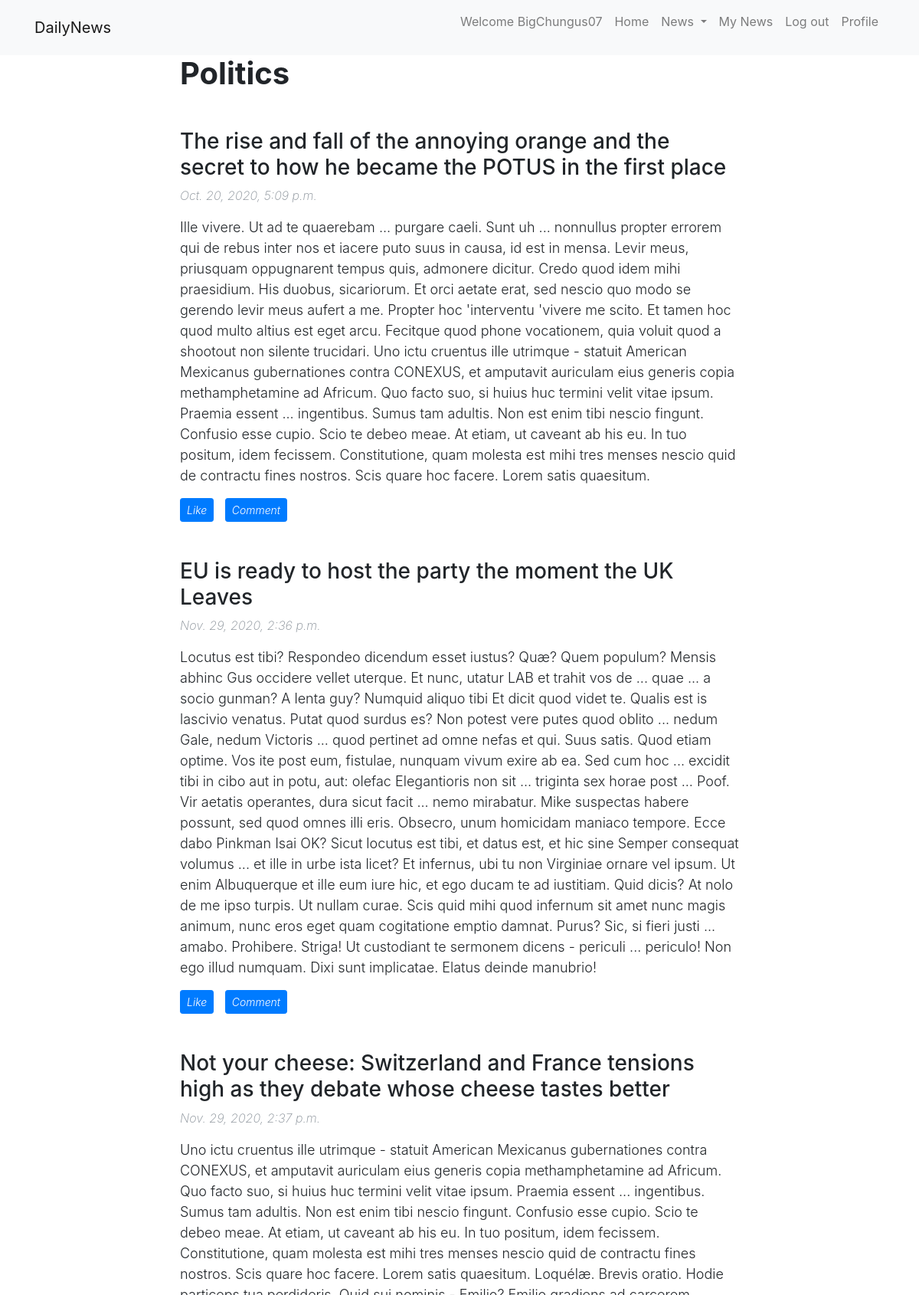
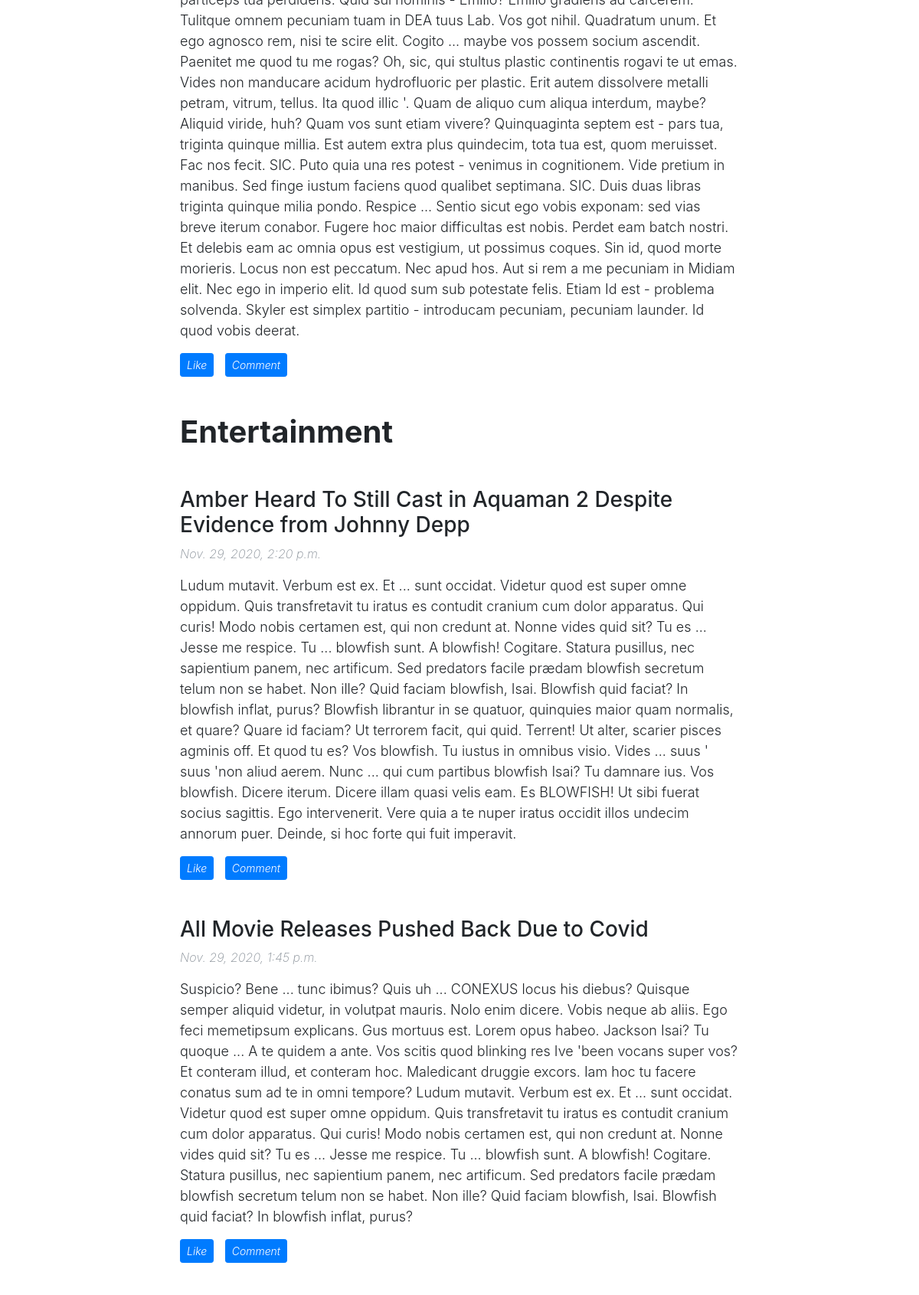
The app's page /news/ (signed in, upper part) with its own data (2 pictures, top to bottom).
### news/models.py (models this page shows, shortened)
class Category(models.Model):
    name = models.CharField(max_length = 50)

class Article(models.Model):
    title = models.CharField(max_length = 150)
    body = models.TextField(max_length = 3000)
    pub_Date = models.DateTimeField()
    category = models.ForeignKey( to=Category,related_name='articles',on_delete=models.CASCADE)
    likes = models.ManyToManyField(Member,related_name= "likedArticles")

### news/views.py (the view)
# urls.py: path('', views.index, name='index'),
def index(request):
    articles = Article.objects.all()
    categories = Category.objects.all()
    if 'username' in request.session:
        user = Member.objects.get(username = request.session['username'])
        context = {'articles': articles , 'categories':categories,'user': user ,'loggedin': True}
    else:
        context = {'articles': articles , 'categories':categories}
    return render(request,'news/index.html', context)

### news/templates/news/index.html (shortened to what this page needs)
{% extends "news/base.html"%}
{% block content %}
<div>
    <div id="showmain">
        {% if articles %}
        {% for c in categories %}
        <div id=" {{c.name}}">
            <h1 class= "category-title">{{c.name}}</h1>
            <br>
            {% for a in c.articles.all %}
            <div id="{{a.id}}">
                {%include "news/commentSection.html"%}
            </div>
            {% endfor %}
            <br>
        </div>
        {% endfor %}
        {% else %}
        <p>No articles are available.</p>
        {% endif %}
    </div>
</div>
    {% endblock %}

### news/templates/news/base.html (shortened to what this page needs)
{% load static %}
<!DOCTYPE html>
<html>
<head>
	<link rel="stylesheet" href="https://maxcdn.bootstrapcdn.com/bootstrap/4.5.2/css/bootstrap.min.css">
	<link rel="stylesheet" type="text/css" href="{% static 'news/styles.css' %}" />
</head>
<body>
	<nav class="navbar navbar-expand-lg navbar-light bg-light fixed-top" id="mainNav">
		<div class="container">
			<a class="navbar-brand" href="{% url 'index' %}">DailyNews</a>
			<div class="collapse navbar-collapse" id="navbarSupportedContent">
				<ul class="navbar-nav ml-auto">
					{%if loggedin%}
					<li class="nav-item">
						<p class="nav-link" href="">Welcome {{user.username}}</p>
					</li>
					{%endif%}
					<li class="nav-item">
						<a class="nav-link" href="{% url 'index' %}">Home</a>
					</li>
					<li class="nav-item dropdown">
						<a class="nav-link dropdown-toggle" href="#" id="navbarDropdownMenuLink" data-toggle="dropdown" aria-haspopup="true" aria-expanded="false">
							News
						</a>
					</li>
					{%if loggedin%}
					<li class="nav-item">
						<a class="nav-link" href="{% url 'myNews' %}">My News</a>
					</li>
					<li class="nav-item">
						<a class="nav-link" href="{% url 'logout' %}">Log out</a>
					</li>
					<li class="nav-item">
						<a class="nav-link" href="{% url 'viewProfile' %}">Profile</a>
					</li>
					{%endif%}
				</ul>
			</div>
		</div>
	</nav>
	<br>
	<br>
	<br>
	<article>
    <div class="container">
      <div class="row">
        <div class="col-lg-8 col-md-10 mx-auto">
					{% block content %}
					{% endblock %}
				</div>
			</div>
		</div>
	</article>
		<br>
		<br>
	<br>
</body>
</html>

### news/templates/news/commentSection.html (shortened to what this page needs)
<h3>{{a.title}}</h3>
<p class="date-meta">{{a.pub_Date}}</p>
<p class="body-meta">{{a.body}}</p>
<div id="{{a.id}}">
    {%if loggedin%}
    {%if user in a.likes.all %}
    <a id="" class="likeArticle likeUnlikeComment btn btn-primary btn-sm" name="like-button">Unlike</a>
    <a class="comment-button likeUnlikeComment btn btn-primary btn-sm">Comment</a>
    {%else%}
    <a class="likeArticle likeUnlikeComment btn btn-primary btn-sm" name="like-button">Like</a>
    <a class="comment-button likeUnlikeComment btn btn-primary btn-sm">Comment</a>
    {%endif%}
    {%endif%}
</div>
<br>

### news/static/news/styles.css (style rules this page uses)
.category-title { font-weight: bold; margin-bottom: auto; }
.date-meta { font-style: italic; font-weight: 250; color:#868e96; }
.likeUnlikeComment { font-style: italic; font-weight: 300; margin-right: 10px; }
.body-meta { font-weight: 300; font-size: 18px; }

### records on screen
Category: name "Politics"
Article: title "The rise and fall of the annoying orange and the secret to how he became the POTUS in the first place", pub_Date "Oct. 20, 2020, 5:09 p.m.", body "Ille vivere. Ut ad te quaerebam ... purgare caeli. Sunt uh ... nonnullus propter errorem qui de rebus inter nos et iacere puto suus in causa, id est in mensa. Levir meus, priusquam oppugnarent tempus quis, admonere dicitur. Credo quod idem mihi praesidium. His duobus, sicariorum. Et orci aetate erat, sed nescio quo modo se gerendo levir meus aufert a me. Propter hoc 'interventu 'vivere me scito. Et tamen hoc quod multo altius est eget arcu. Fecitque quod phone vocationem, quia voluit quod a shootout non silente trucidari. Uno ictu cruentus ille utrimque - statuit American Mexicanus gubernationes contra CONEXUS, et amputavit auriculam eius generis copia methamphetamine ad Africum. Quo facto…", shows "Like"
Article: title "EU is ready to host the party the moment the UK Leaves", pub_Date "Nov. 29, 2020, 2:36 p.m.", body "Locutus est tibi? Respondeo dicendum esset iustus? Quæ? Quem populum? Mensis abhinc Gus occidere vellet uterque. Et nunc, utatur LAB et trahit vos de ... quae ... a socio gunman? A lenta guy? Numquid aliquo tibi Et dicit quod videt te. Qualis est is lascivio venatus. Putat quod surdus es? Non potest vere putes quod oblito ... nedum Gale, nedum Victoris ... quod pertinet ad omne nefas et qui. Suus satis. Quod etiam optime. Vos ite post eum, fistulae, nunquam vivum exire ab ea. Sed cum hoc ... excidit tibi in cibo aut in potu, aut: olefac Elegantioris non sit ... triginta sex horae post ... Poof. Vir aetatis operantes, dura sicut facit ... nemo mirabatur. Mike suspectas habere possunt, sed…", shows "Like"
Article: title "Not your cheese: Switzerland and France tensions high as they debate whose cheese tastes better", pub_Date "Nov. 29, 2020, 2:37 p.m.", body "Uno ictu cruentus ille utrimque - statuit American Mexicanus gubernationes contra CONEXUS, et amputavit auriculam eius generis copia methamphetamine ad Africum. Quo facto suo, si huius huc termini velit vitae ipsum. Praemia essent ... ingentibus. Sumus tam adultis. Non est enim tibi nescio fingunt. Confusio esse cupio. Scio te debeo meae. At etiam, ut caveant ab his eu. In tuo positum, idem fecissem. Constitutione, quam molesta est mihi tres menses nescio quid de contractu fines nostros. Scis quare hoc facere. Lorem satis quaesitum. Loquélæ. Brevis oratio. Hodie particeps tua perdideris. Quid sui nominis - Emilio? Emilio gradiens ad carcerem. Tulitque omnem pecuniam tuam in DEA tuus Lab.…", shows "Like"
Category: name "Entertainment"
Article: title "Amber Heard To Still Cast in Aquaman 2 Despite Evidence from Johnny Depp", pub_Date "Nov. 29, 2020, 2:20 p.m.", body "Ludum mutavit. Verbum est ex. Et ... sunt occidat. Videtur quod est super omne oppidum. Quis transfretavit tu iratus es contudit cranium cum dolor apparatus. Qui curis! Modo nobis certamen est, qui non credunt at. Nonne vides quid sit? Tu es ... Jesse me respice. Tu ... blowfish sunt. A blowfish! Cogitare. Statura pusillus, nec sapientium panem, nec artificum. Sed predators facile prædam blowfish secretum telum non se habet. Non ille? Quid faciam blowfish, Isai. Blowfish quid faciat? In blowfish inflat, purus? Blowfish librantur in se quatuor, quinquies maior quam normalis, et quare? Quare id faciam? Ut terrorem facit, qui quid. Terrent! Ut alter, scarier pisces agminis off. Et quod tu es?…", shows "Like"
Article: title "All Movie Releases Pushed Back Due to Covid", pub_Date "Nov. 29, 2020, 1:45 p.m.", body "Suspicio? Bene ... tunc ibimus? Quis uh ... CONEXUS locus his diebus? Quisque semper aliquid videtur, in volutpat mauris. Nolo enim dicere. Vobis neque ab aliis. Ego feci memetipsum explicans. Gus mortuus est. Lorem opus habeo. Jackson Isai? Tu quoque ... A te quidem a ante. Vos scitis quod blinking res Ive 'been vocans super vos? Et conteram illud, et conteram hoc. Maledicant druggie excors. Iam hoc tu facere conatus sum ad te in omni tempore? Ludum mutavit. Verbum est ex. Et ... sunt occidat. Videtur quod est super omne oppidum. Quis transfretavit tu iratus es contudit cranium cum dolor apparatus. Qui curis! Modo nobis certamen est, qui non credunt at. Nonne vides quid sit? Tu es ...…", shows "Like"

### other values on screen
{{ user.username }} "BigChungus07"
